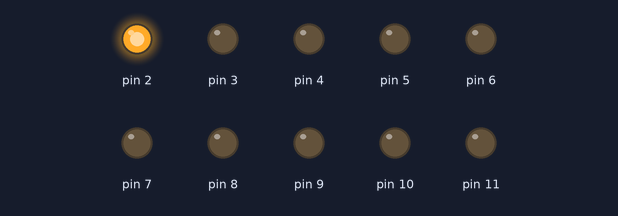
A sketch run on a simulated Arduino Uno, built with avr-gcc and run on an emulated ATmega328P. Shown: output pins drawn as LEDs (lit = HIGH).

Above: at 0.1 s.
At 4.1 s:
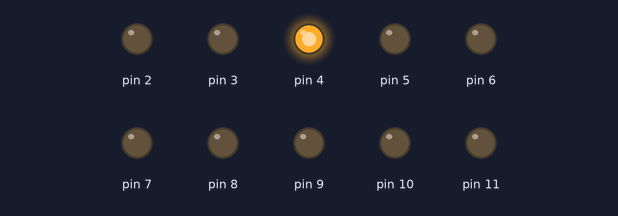
At 8.1 s:
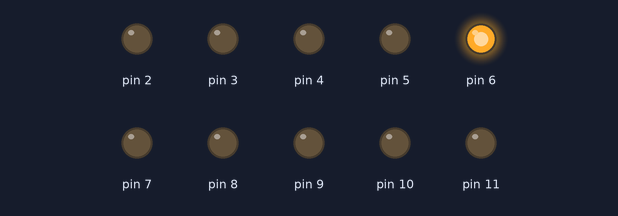
At 16.1 s:
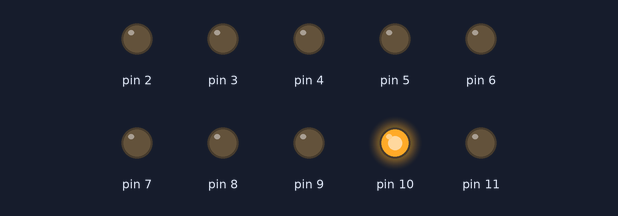
At 26.1 s:
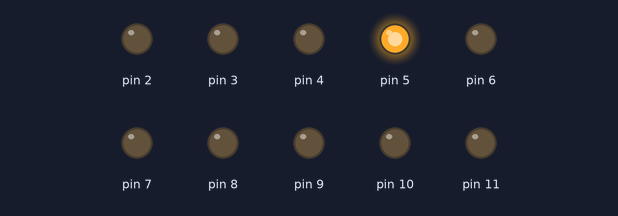
At 38.1 s:
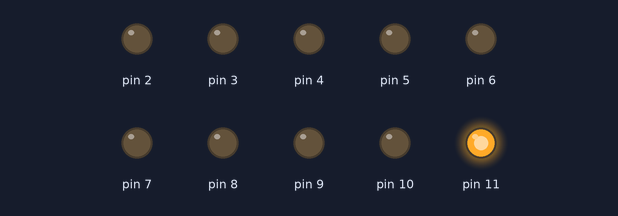
Timing chart, 0 to 39.6 s (numbered marks = the images above):
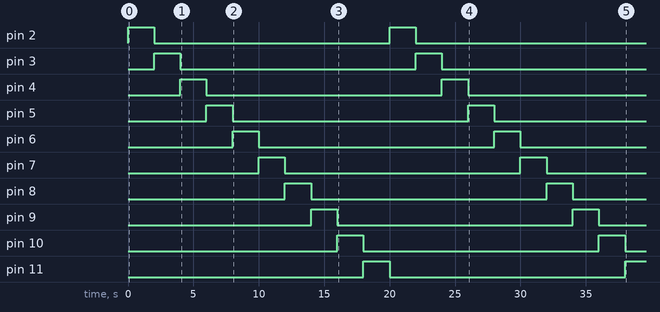

The sketch:

parteA.ino
```cpp
void setup() {
  for (int pin = 2; pin <= 11; pin++)
  {
    pinMode(pin, OUTPUT);
  }
}

void loop()
{
  for (int pin = 2; pin <= 11; pin++)
  {
    digitalWrite(pin, HIGH);
    delay(2000);
    digitalWrite(pin, LOW);
  }
}
```

Measured:
- by itself, pin 2–10: alternates HIGH for 2.0 s and LOW for 18.0 s
- by itself, pin 11: LOW → HIGH at 18.0 s, → LOW 2.0 s later, → HIGH 18.0 s later
